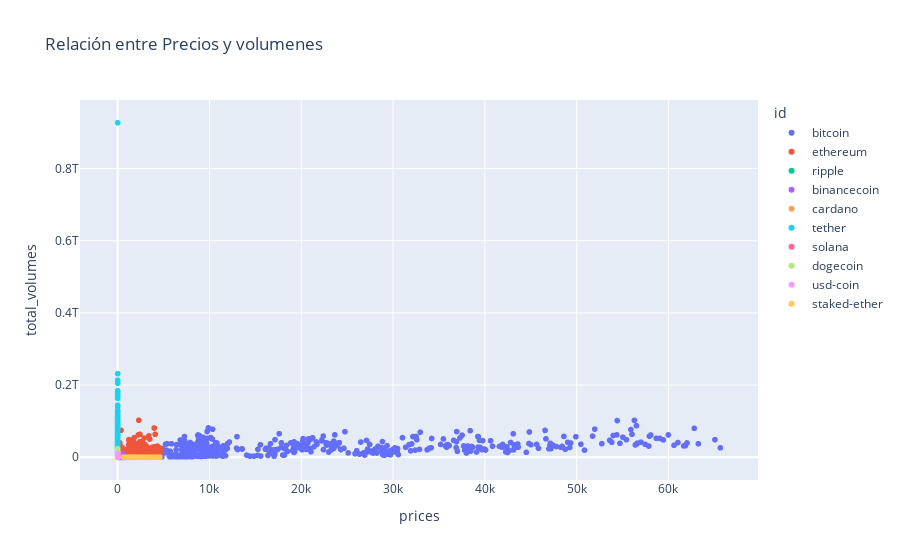

Source (notebook cell):
### Code cell
# Ejemplo de scatter plot entre precios y market_caps utilizando Plotly Express
fig = px.scatter(combined_coin_df, x='prices', y='total_volumes', color="id", title='Relación entre Precios y volumenes')
fig.show()

### Figure 1 — Plotly figure (JSON) as saved in the notebook; plotly's stock layout.template omitted (floating-point values rounded to 4 significant figures; data arrays with more than 128 entries replaced by an {"elided": "..."} marker saying what was removed)
{"data": [{"hovertemplate": "id=bitcoin<br>prices=%{x}<br>total_volumes=%{y}<extra></extra>", "legendgroup": "bitcoin", "marker": {"color": "#636efa", "symbol": "circle"}, "mode": "markers", "name": "bitcoin", "showlegend": true, "type": "scattergl", "x": {"elided": "982 float values"}, "xaxis": "x", "y": {"elided": "982 float values"}, "yaxis": "y"}, {"hovertemplate": "id=ethereum<br>prices=%{x}<br>total_volumes=%{y}<extra></extra>", "legendgroup": "ethereum", "marker": {"color": "#EF553B", "symbol": "circle"}, "mode": "markers", "name": "ethereum", "showlegend": true, "type": "scattergl", "x": {"elided": "766 float values"}, "xaxis": "x", "y": {"elided": "766 float values"}, "yaxis": "y"}, {"hovertemplate": "id=ripple<br>prices=%{x}<br>total_volumes=%{y}<extra></extra>", "legendgroup": "ripple", "marker": {"color": "#00cc96", "symbol": "circle"}, "mode": "markers", "name": "ripple", "showlegend": true, "type": "scattergl", "x": {"elided": "955 float values"}, "xaxis": "x", "y": {"elided": "955 float values"}, "yaxis": "y"}, {"hovertemplate": "id=binancecoin<br>prices=%{x}<br>total_volumes=%{y}<extra></extra>", "legendgroup": "binancecoin", "marker": {"color": "#ab63fa", "symbol": "circle"}, "mode": "markers", "name": "binancecoin", "showlegend": true, "type": "scattergl", "x": {"elided": "564 float values"}, "xaxis": "x", "y": {"elided": "564 float values"}, "yaxis": "y"}, {"hovertemplate": "id=cardano<br>prices=%{x}<br>total_volumes=%{y}<extra></extra>", "legendgroup": "cardano", "marker": {"color": "#FFA15A", "symbol": "circle"}, "mode": "markers", "name": "cardano", "showlegend": true, "type": "scattergl", "x": {"elided": "556 float values"}, "xaxis": "x", "y": {"elided": "556 float values"}, "yaxis": "y"}, {"hovertemplate": "id=tether<br>prices=%{x}<br>total_volumes=%{y}<extra></extra>", "legendgroup": "tether", "marker": {"color": "#19d3f3", "symbol": "circle"}, "mode": "markers", "name": "tether", "showlegend": true, "type": "scattergl", "x": {"elided": "803 float values"}, "xaxis": "x", "y": {"elided": "803 float values"}, "yaxis": "y"}, {"hovertemplate": "id=solana<br>prices=%{x}<br>total_volumes=%{y}<extra></extra>", "legendgroup": "solana", "marker": {"color": "#FF6692", "symbol": "circle"}, "mode": "markers", "name": "solana", "showlegend": true, "type": "scattergl", "x": {"elided": "320 float values"}, "xaxis": "x", "y": {"elided": "320 float values"}, "yaxis": "y"}, {"hovertemplate": "id=dogecoin<br>prices=%{x}<br>total_volumes=%{y}<extra></extra>", "legendgroup": "dogecoin", "marker": {"color": "#B6E880", "symbol": "circle"}, "mode": "markers", "name": "dogecoin", "showlegend": true, "type": "scattergl", "x": {"elided": "922 float values"}, "xaxis": "x", "y": {"elided": "922 float values"}, "yaxis": "y"}, {"hovertemplate": "id=usd-coin<br>prices=%{x}<br>total_volumes=%{y}<extra></extra>", "legendgroup": "usd-coin", "marker": {"color": "#FF97FF", "symbol": "circle"}, "mode": "markers", "name": "usd-coin", "showlegend": true, "type": "scattergl", "x": {"elided": "464 float values"}, "xaxis": "x", "y": {"elided": "464 float values"}, "yaxis": "y"}, {"hovertemplate": "id=staked-ether<br>prices=%{x}<br>total_volumes=%{y}<extra></extra>", "legendgroup": "staked-ether", "marker": {"color": "#FECB52", "symbol": "circle"}, "mode": "markers", "name": "staked-ether", "showlegend": true, "type": "scattergl", "x": {"elided": "253 float values"}, "xaxis": "x", "y": {"elided": "253 float values"}, "yaxis": "y"}], "layout": {"legend": {"title": {"text": "id"}, "tracegroupgap": 0}, "title": {"text": "Relación entre Precios y volumenes"}, "xaxis": {"anchor": "y", "domain": [0, 1], "title": {"text": "prices"}}, "yaxis": {"anchor": "x", "domain": [0, 1], "title": {"text": "total_volumes"}}}}
